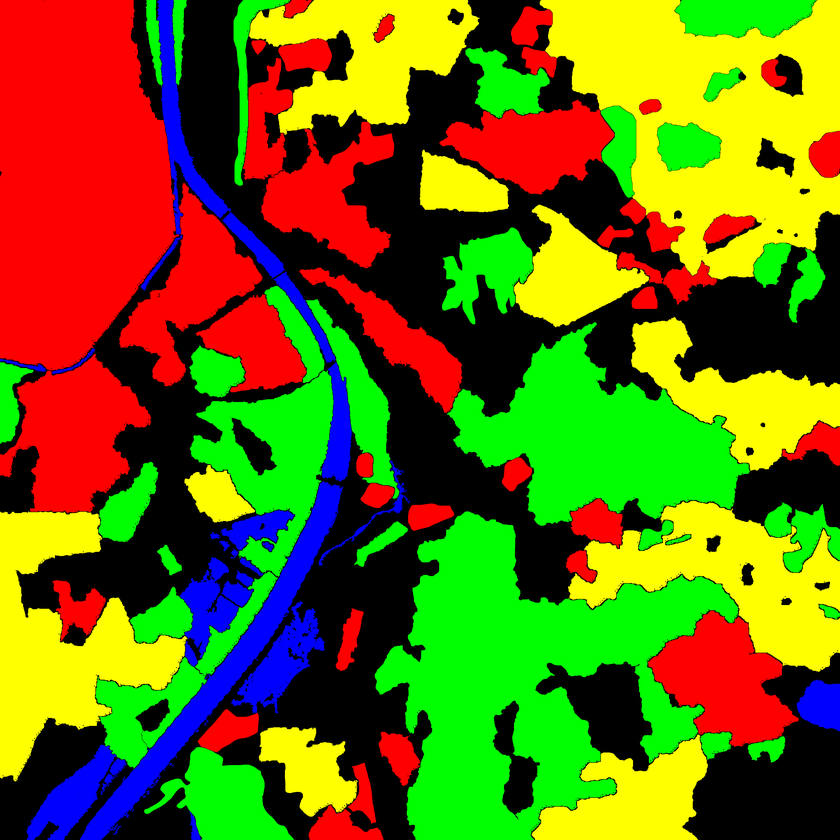
#> input picture sar_gt.png, 840 x 840 px, shrunk from 3600 x 3600 before the run, found by its file name
$ python mk_gt.py
#> lines starting #> are read from the running program, lines starting #| are printed output that depends on the picture
import numpy as np
from PIL import Image
import os


def create_gt(path, save, mapping):
#> called with path = 'F:\\dataset\\SAR\\sar_gt.png', save = 'F:\\dataset\\SAR'
    if not os.path.exists(save):
        os.mkdir(save)

    img = Image.open(path)
#> img is the input picture: PIL image 840x840 RGB; mean R, G, B 105.8, 110, 11.9
    img_np = np.array(img)
    img_np = img_np.reshape(-1, 3)
    gt = np.ones((img_np.shape[0]))
    for i, pixel in enumerate(img_np):
        gt[i] = mapping.get(tuple(pixel))
#> this loop made 705600 passes
#> pixel on passes 1 to 3: [255, 0, 0], [255, 0, 0], [255, 0, 0]
    gt = gt.reshape(img.width,-1)
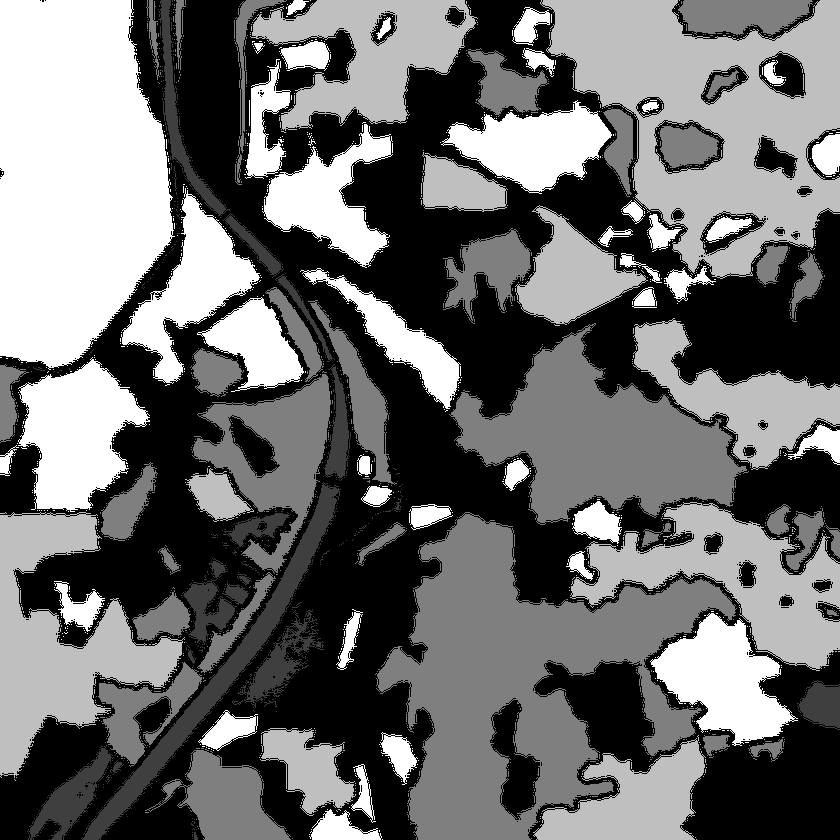
#> gt: shape (840, 840) float64; 13.23% of the values are NaN or infinite; the others: min 0, max 4, mean 2; drawn with min black, max white, NaN and infinite black
    gt = gt.astype(np.int8)
    gt = Image.fromarray(gt)
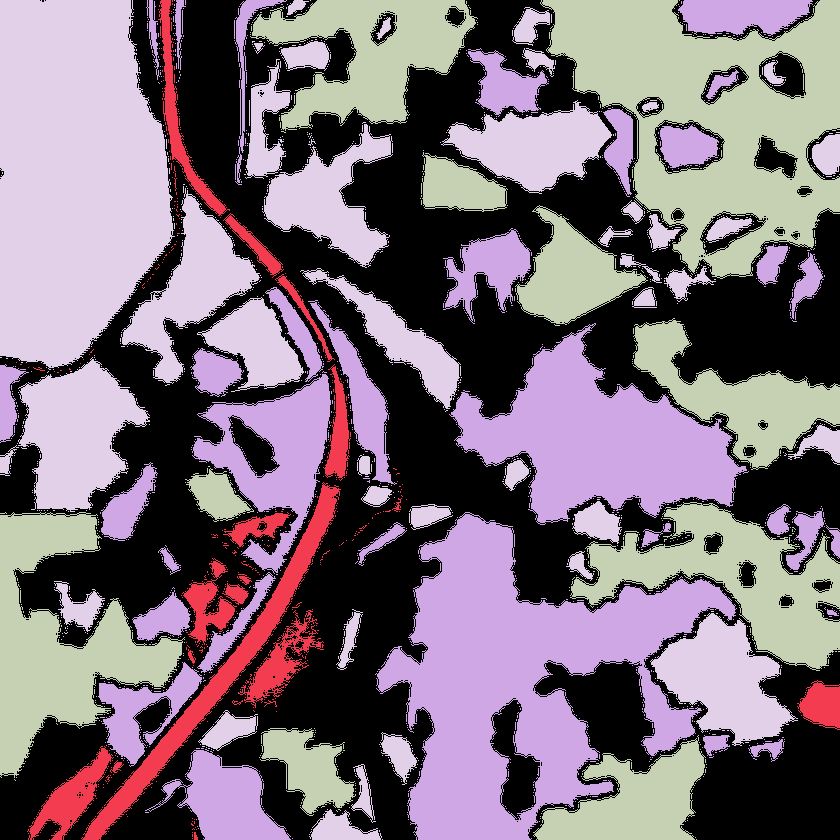
#> gt: PIL image 840x840 I; 5 distinct labels, from 0 to 4; one colour per label, 0 black
    name = os.path.basename(path)
    name = name.split('.')[0]+'_fined'+'.'+name.split('.')[-1]
    gt.save(os.path.join(save,name))
    print('create_gt over!')


if __name__ == "__main__":
    src = r"F:\dataset\SAR\sar_gt.png"
    dst = r'F:\dataset\SAR'
    """
    mapping_sar:
        categories      color(RGB)               class_id
        ------------------------------------------------------
        Unknown         black(0,0,0)                0
        Water           blue(0,0,255)               1
        Forest          green(0,255,0)              2
        Farmland        yellow(255,255,0)           3
        Building        red(255,0,0)                4

    mapping_AIR_PolSAR_Seg:
        categories          color(RGB)              class_id
        -------------------------------------------------------
        Background          black(0,0,0)                0
        Industrial          blue(0,0,255)               1
        Natural             green(0,255,0)              2
        Land Use            red(255,0,0)                3
        Water               cyan(0,255,255)             4
        Other               white(255,255,255)          5
        Housing             yellow(255,255,0)           6
    """
    mapping_sar = {
        (0,0,0):0, # 当做背景, 不统计训练数据
        (0,0,255):1,
        (0,255,0):2,
        (255,255,0):3,
        (255,0,0):4,
    }
    # mapping_AIR_PolSAR_Seg = {
    #     (0,0,0):0, # 当做背景, 不统计训练数据
    #     (0,0,255):1,
    #     (0,255,0):2,
    #     (255,0,0):3,
    #     (0,255,255):4,
    #     (255,255,255):5,
    #     (255,255,0):6
    # }
    create_gt(src,dst, mapping_sar)
